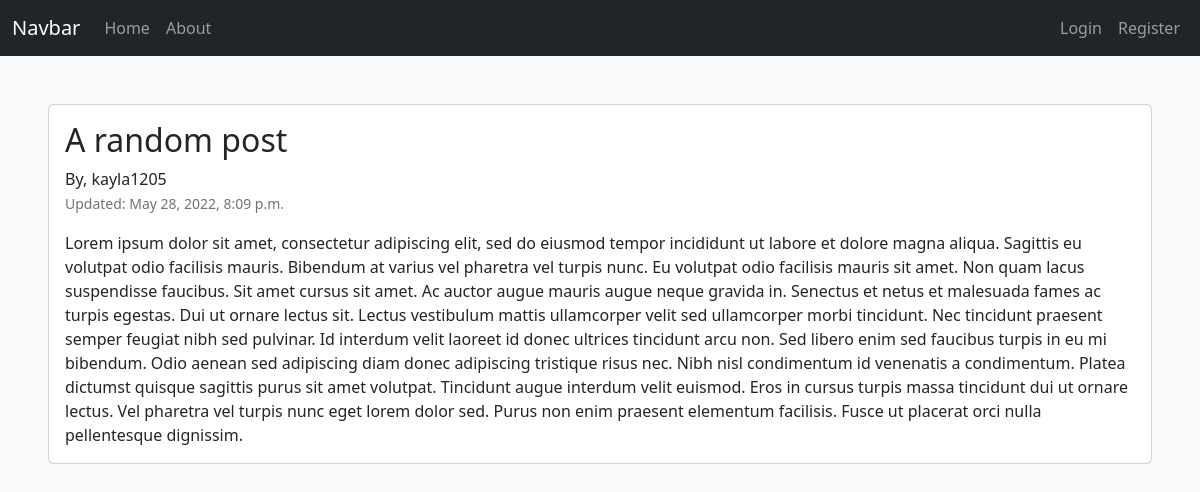
Page /detail/a-random-post/ on the committed database.
### api/models.py (models this page shows, shortened)
class Post(models.Model):
    title = models.CharField(max_length=200, unique=True)
    slug = models.SlugField(max_length=200, unique=True)
    author = models.ForeignKey(User, on_delete=models.CASCADE, related_name='blog_posts')
    updated_on = models.DateTimeField(auto_now=True)
    content = models.TextField()
    created_on = models.DateTimeField(auto_now_add=True)
    status = models.IntegerField(choices=STATUS, default=0)
    class Meta:
        ordering = ['-created_on']

### main/views.py (the view)
# urls.py: path('detail/<slug:slug>/', views.PostDetailView.as_view(), name='detail'),
class PostDetailView(DetailView):
    model = Post
    template_name = 'main/detail.html'
    def get_context_data(self, **kwargs):
        context = super().get_context_data()
        context["post_item"] = Post.objects.get(slug=self.kwargs["slug"])
        return context

### main/templates/main/detail.html (shortened to what this page needs)
{% extends 'base.html' %}
{% block content %}
    <div id="post-wrapper">
        <div class="card mb-3 m-5">
          <div class="card-body">
            <h2 class="card-title">{{ post_item.title }}</h2>
              <p class="card-text">By, {{ post_item.author.username }}<br> <small class="text-muted">Updated: {{ post_item.updated_on }}</small></p>
            <p class="card-text">{{ post_item.content }}</p>
          </div>
        </div>
    </div>
{% endblock %}

### main/templates/base.html (shortened to what this page needs)
<!DOCTYPE html>
<html lang="en">
<head>
    <link href="https://cdn.jsdelivr.net/npm/bootstrap@5.2.0-beta1/dist/css/bootstrap.min.css" rel="stylesheet">
    <nav class="navbar navbar-dark bg-dark navbar-expand-lg">
      <div class="container-fluid">
        <a class="navbar-brand" href="#">Navbar</a>
        <div class="collapse navbar-collapse" id="navbarSupportedContent">
          <ul class="navbar-nav me-auto mb-2 mb-lg-0">
            <li class="nav-item">
              <a class="nav-link" href="{% url 'main:index'%}">Home</a>
            </li>
            <li class="nav-item">
              <a class="nav-link" href="#">About</a>
            </li>
          </ul>
            <ul class="navbar-nav ms-auto mb-2 mb-lg-0">
                {% if user.is_authenticated %}
                    <li class="nav-item">
                      <a class="nav-link" href="{% url 'profile'%}">Profile</a>
                    </li>
                    <li class="nav-item">
                      <a class="nav-link" href="{% url 'logout'%}">Logout</a>
                    </li>
                {% else %}
                    <li class="nav-item">
                      <a class="nav-link" href="{% url 'login'%}">Login</a>
                    </li>
                    <li class="nav-item">
                      <a class="nav-link" href="{% url 'register'%}">Register</a>
                    </li>
                {% endif %}
            </ul>
        </div>
      </div>
    </nav>
</head>
<body class="bg-light">
    {% block content %}
    {% endblock %}
</body>
</html>

### rows in the picture
Post: title "A random post", author.username "kayla1205", updated_on "May 28, 2022, 8:09 p.m.", content "Lorem ipsum dolor sit amet, consectetur adipiscing elit, sed do eiusmod tempor incididunt ut labore et dolore magna aliqua. Sagittis eu volutpat odio facilisis mauris. Bibendum at varius vel pharetra vel turpis nunc. Eu volutpat odio facilisis mauris sit amet. Non quam lacus suspendisse faucibus. Sit amet cursus sit amet. Ac auctor augue mauris augue neque gravida in. Senectus et netus et malesuada fames ac turpis egestas. Dui ut ornare lectus sit. Lectus vestibulum mattis ullamcorper velit sed ullamcorper morbi tincidunt. Nec tincidunt praesent semper feugiat nibh sed pulvinar. Id interdum velit laoreet id donec ultrices tincidunt arcu non. Sed libero enim sed faucibus turpis in eu mi…"
